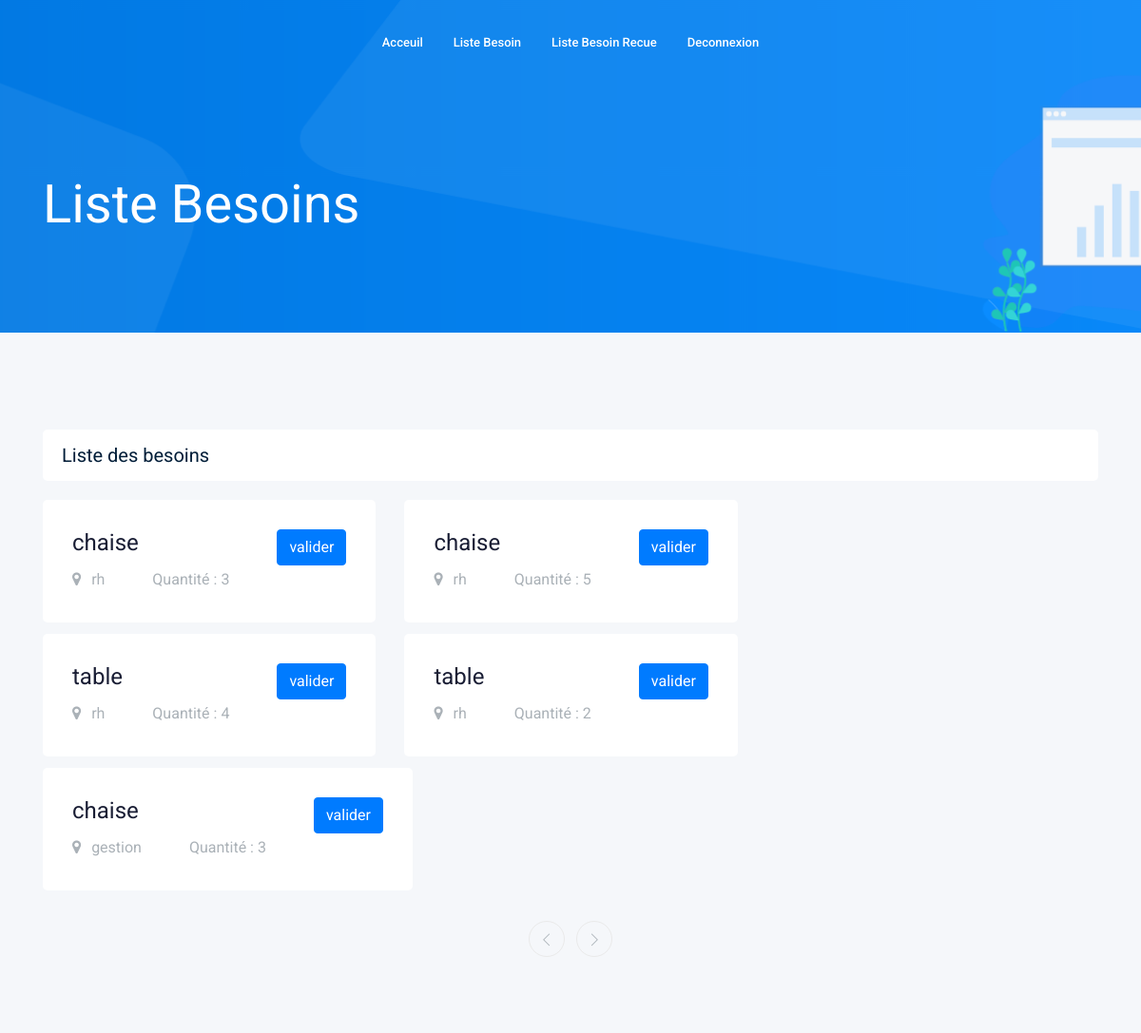
Page /listeBesoin.php on the earlier database version.
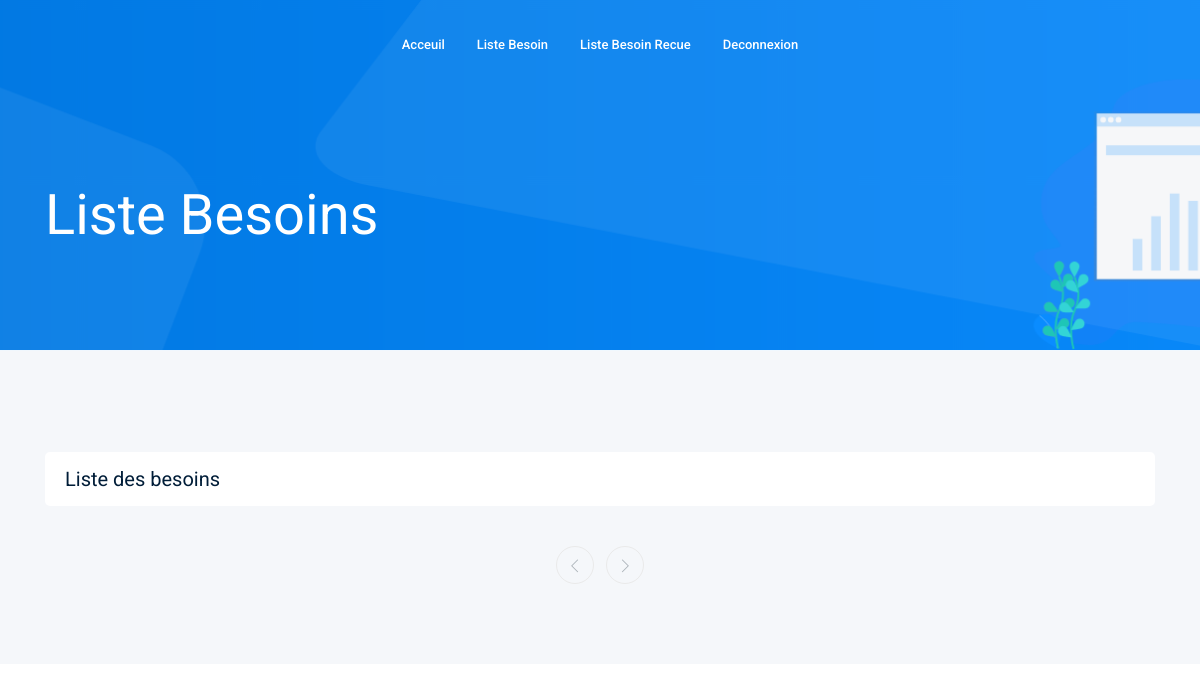
Same page on the later database version.
### tables this page shows
CREATE TABLE IF NOT EXISTS `besoin_departement` (
  `idbesoin_departement` int(11) NOT NULL AUTO_INCREMENT,
  `idDepartement` int(11) NOT NULL,
  `idbesoin` int(11) DEFAULT NULL,
  `quantiter` int(11) NOT NULL,
  `idProduits` int(11) NOT NULL,
  `valider` int(11) NOT NULL DEFAULT '0',
  `commander` int(11) NOT NULL DEFAULT '0',
  `boncommade` int(11) NOT NULL DEFAULT '0',
  `recue` int(11) DEFAULT '0',
  `idUtilisateur` int(11) DEFAULT NULL,
  PRIMARY KEY (`idbesoin_departement`),
  KEY `idDepartement` (`idDepartement`),
  KEY `idbesoin` (`idbesoin`)
);

CREATE TABLE IF NOT EXISTS `produit` (
  `id_produit` int(11) NOT NULL AUTO_INCREMENT,
  `nom_produit` varchar(25) NOT NULL,
  PRIMARY KEY (`id_produit`)
);

CREATE TABLE IF NOT EXISTS `departement` (
  `idDepartement` int(11) NOT NULL AUTO_INCREMENT,
  `departement` varchar(25) DEFAULT NULL,
  PRIMARY KEY (`idDepartement`)
);

### listerBesoin.php (called while the page is built, shortened)
<?php
include("connexion_base.php");
if(!isset($_GET['departement'])) {
    $sql = "SELECT * FROM besoin_departement LEFT JOIN departement ON besoin_departement.idDepartement = departement.idDepartement LEFT JOIN produit ON besoin_departement.idProduits = produit.id_produit WHERE besoin_departement.valider = 0 and  besoin_departement.commander =0";
    $besoin = $conn->prepare($sql);
    $besoin->execute();
}
?>

### listeBesoin.php (the view, shortened to what this page needs)
<?php
    include("achatSelect.php");
    include("listerBesoin.php");
?>
<!doctype html>
<html class="no-js" lang="zxx">
<head>
    <link rel="stylesheet" href="css/bootstrap.min.css">
    <link rel="stylesheet" href="css/owl.carousel.min.css">
    <link rel="stylesheet" href="css/magnific-popup.css">
    <link rel="stylesheet" href="css/font-awesome.min.css">
    <link rel="stylesheet" href="css/themify-icons.css">
    <link rel="stylesheet" href="css/nice-select.css">
    <link rel="stylesheet" href="css/flaticon.css">
    <link rel="stylesheet" href="css/jquery-ui.css">
    <link rel="stylesheet" href="css/gijgo.css">
    <link rel="stylesheet" href="css/animate.min.css">
    <link rel="stylesheet" href="css/slicknav.css">
    <link rel="stylesheet" href="css/style.css">
</head>
<body>
    <header>
        <div class="header-area ">
            <div id="sticky-header" class="main-header-area">
                <div class="container-fluid ">
                    <div class="header_bottom_border">
                        <div class="row align-items-center">
                            <div class="col-xl-3 col-lg-2">
                                <div class="logo">
                                </div>
                            </div>
                            <div class="col-xl-6 col-lg-7">
                                <div class="main-menu  d-none d-lg-block">
                                    <nav>
                                        <ul id="navigation">
                                            <li><a href="acceuilRh.php">Acceuil</a></li>
                                            <li><a href="listeBesoin.php">Liste besoin</a></li>
                                            <li><a href="listeBesoinUtilisateur.php">Liste besoin recue</a></li>
                                            <li><a href="deconnexion.php">Deconnexion</a></li>
                                        </ul>
                                    </nav>
                                </div>
                            </div>
                            <div class="col-xl-3 col-lg-3 d-none d-lg-block">
                            </div>
                            <div class="col-12">
                            </div>
                        </div>
                    </div>
                </div>
            </div>
        </div>
    </header>
    <div class="bradcam_area bradcam_bg_1" >
        <div class="container" >
            <div class="row">
                <div class="col-xl-12">
                    <div class="bradcam_text">
                        <h3>Liste Besoins</h3>
                    </div>
                </div>
            </div>
        </div>
    </div>
    <div class="job_listing_area plus_padding">
        <div class="container">
            <div class="row">
                <div class="col-lg-3">
                </div>
                <div class="col-lg-12">
                    <div class="recent_joblist_wrap" >
                        <div class="recent_joblist white-bg ">
                            <div class="row align-items-center">
                                <div class="col-md-6">
                                    <h4>Liste des besoins</h4>
                                </div>
                            </div>
                        </div>
                    </div>
                    <div class="job_lists m-0">
                        <div class="row">
                           <?php
                                foreach ($besoin as $row)
                                {
                                    echo '<form action="validerBesoin.php" method="POST">
                                            <div class="col-lg-12 col-md-12">
                                                <div class="single_jobs white-bg d-flex justify-content-between">
                                                    <div class="jobs_left d-flex align-items-center">
                                                        <div class="jobs_conetent">
                                                            <a href="job_details.html"><h4> ' . $row['nom_produit'] . '</h4></a>
                                                            <div class="links_locat d-flex align-items-center">
                                                                <div class="location">
                                                                    <p> <i class="fa fa-map-marker"></i> '.$row['departement'].'</p>
                                                                </div>
                                                                <div class="location">
                                                                    <p>  Quantité  : '.$row['quantiter']. '</p>
                                                                </div>
                                                            </div>
                                                        </div>
                                                    </div>
                                                    <div class="jobs_right">
                                                        <div class="apply_now">
                                                            <input type="submit" class="btn btn-primary" name="valider" value="valider" >
                                                        </div>
                                                    </div>
                                                </div>
                                            </div>
                                            <input type="hidden" name="departement" value="'.$row['departement'] .'">
                                            <input type="hidden" name="besoin" value="'.$row['nom_produit'] .'">
                                            <input type="hidden" name="quantiter" value="'.$row['quantiter'] .'">
                                            <input type="hidden" name="id" value="'.$row['idbesoin_departement'] .'">
                                         </form>
                                    ';
                                }
                            ?>
                        </div>
                        <div class="row">
                            <div class="col-lg-12">
                                <div class="pagination_wrap">
                                    <ul>
                                        <li><a href="#"> <i class="ti-angle-left"></i> </a></li>
                                        <li><a href="#"> <i class="ti-angle-right"></i> </a></li>
                                    </ul>
                                </div>
                            </div>
                        </div>
                        </div>
                    </div>
                </div>
            </div>
        </div>
</body>
</html>

Differences in the rows shown:
removed besoin_departement: produit.nom_produit "chaise", idDepartement.departement "rh", quantiter "3"
removed besoin_departement: produit.nom_produit "chaise", idDepartement.departement "rh", quantiter "5"
removed besoin_departement: produit.nom_produit "table", idDepartement.departement "rh", quantiter "4"
removed besoin_departement: produit.nom_produit "table", idDepartement.departement "rh", quantiter "2"
removed besoin_departement: produit.nom_produit "chaise", idDepartement.departement "gestion", quantiter "3"
